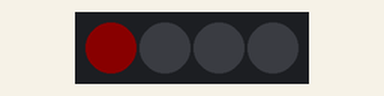
Simulated run of this program. Board: ESP32-C3. On the bench: 4 RGB LEDs in strip order, left to right. Dim RGB values are drawn brighter than linear.

Above: at 2.1 s.
At 2.7 s:
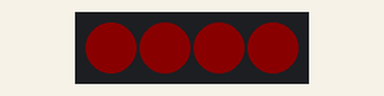
At 8.6 s:
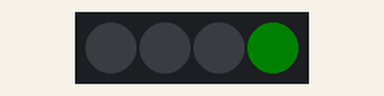
At 13.9 s:
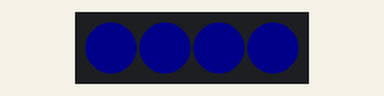
At 19.9 s:
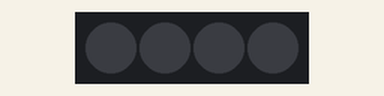
At 37.7 s:
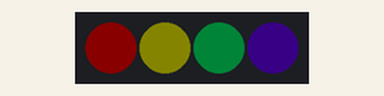
Timing chart, 0 to 40.0 s (numbered marks = the images above):
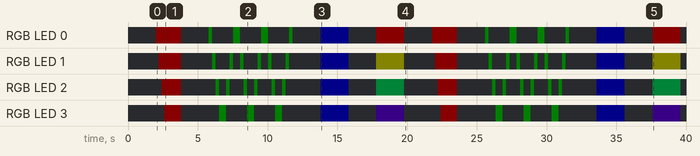

Measured:
- by itself, RGB LED 0: off → RGB(10, 0, 0) at 2.0 s, → off 1.8 s later, → RGB(0, 5, 0) 2.0 s later, → off 0.25 s later, … (28 changes in this stretch)
- by itself, RGB LED 1: off → RGB(10, 0, 0) at 2.2 s, → off 1.6 s later, → RGB(0, 5, 0) 2.3 s later, → off 0.25 s later, … (36 changes in this stretch)
- by itself, RGB LED 2: off → RGB(10, 0, 0) at 2.4 s, → off 1.4 s later, → RGB(0, 5, 0) 2.5 s later, → off 0.25 s later, … (36 changes in this stretch)
- by itself, RGB LED 3: off → RGB(10, 0, 0) at 2.6 s, → off 1.2 s later, → RGB(0, 5, 0) 2.8 s later, → off 0.50 s later, … (24 changes in this stretch)

The program:

main.cpp
```cpp
// Note: for the purposes of this example code, blanking means turning off a given amount of LEDs by making them be the Colour black

// Import dependencies, because we are using Platformio we need to include the Arduino library as well as FastLED
#include <Arduino.h>
#include <FastLED.h>

// Define the amount of leds in our LED strip
#define numLeds 4

// Define which pin our LED strip's DIN pad is connected to
#define ledPin 2

// Define the leds array (our LED strip is considered an array in code, with each individual LED being an index in the array)
CRGB leds[numLeds];

// Helper function for demonstration purposes which blanks our LED strip
void blankLeds(CRGB arr[], int num){
  // Makes all the leds up to num a given colour (in this case black, to turn them off)
  fill_solid(arr, num, CRGB::Black);
  // Show our changes on the physical leds
  FastLED.show();
  // A 2 second delay so that we can see that we are doing a different example
  delay(2000);
}

// Set up our leds
void setup() {
  // Attach our physical LEDs to our code so that we can interact with them
  /*
    Explanation of parameters:
      WS2812B: is the chipset used in our specific LED strip, that might be different depending on the LED strip.
      ledPin: which pin we are connecting to (we defined this earlier in code)
      GRB: the order in which the R[ed]G[reen]B[lue] pixels are handled in our chipset, in this case its GRB. Other chipsets might have different orders
      leds: our led array
      numLeds: the amount of leds that we are actually using
  */
  FastLED.addLeds<WS2812B, ledPin, GRB>(leds, numLeds);

  // Set the brightness of our LEDS to our desired value, possible values are 0-255, this can be changed in loop()
  FastLED.setBrightness(10);

  // Call our function to blank our leds
  blankLeds(leds, numLeds);
}

// The way that arduino code works, this
void loop() {
  // The following are a set of examples of different functions that can be used with FastLED for some fun effects!

  // 1. Incrementally turn on the LEDS
  for (int i = 0; i < numLeds; i ++){
    leds[i] = CRGB::Red;
    FastLED.show();
    delay(200);
  }
  delay(1000);

  // Call our function to blank our leds
  blankLeds(leds, numLeds);

  // 2. Make one of our leds move from one side of the strip to the other 2 times
  for (int i = 0; i < 3; i ++){
    int j = 0;
    // Make our current led green, show it and turn it blank before the next update
    while (j < numLeds){
      leds[j] = CRGB::Green;
      FastLED.show();
      leds[j] = CRGB::Black;
      j++;
      delay(250);
    }
    // Reset where j is and repeat the previous loop in the opposite direction by removing where j starts and ends
    j = numLeds-1;
    while (j >= 0){
      leds[j] = CRGB::Green;
      FastLED.show();
      leds[j] = CRGB::Black;
      j--;
      delay(250);
    }
  }

  // Call our function to blank our leds
  blankLeds(leds, numLeds);

  // 3. Make all leds a given colour at the same time
  fill_solid(leds, numLeds, CRGB::Blue);
  // You can for example make the only first 3 leds turn on the given color, by changing numLeds to 3, but note that when using fill_solid it will always turn on the leds up to the given amount starting from the 0th LED.
  FastLED.show();
  delay(2000);

  // Call our function to blank our leds
  blankLeds(leds, numLeds);

  // 4. Make a rainbow with our leds
  fill_rainbow(leds, numLeds, 0, 255/numLeds);
  FastLED.show();
  delay(2000);

  // Call our function to blank our leds
  blankLeds(leds, numLeds);
}
```
